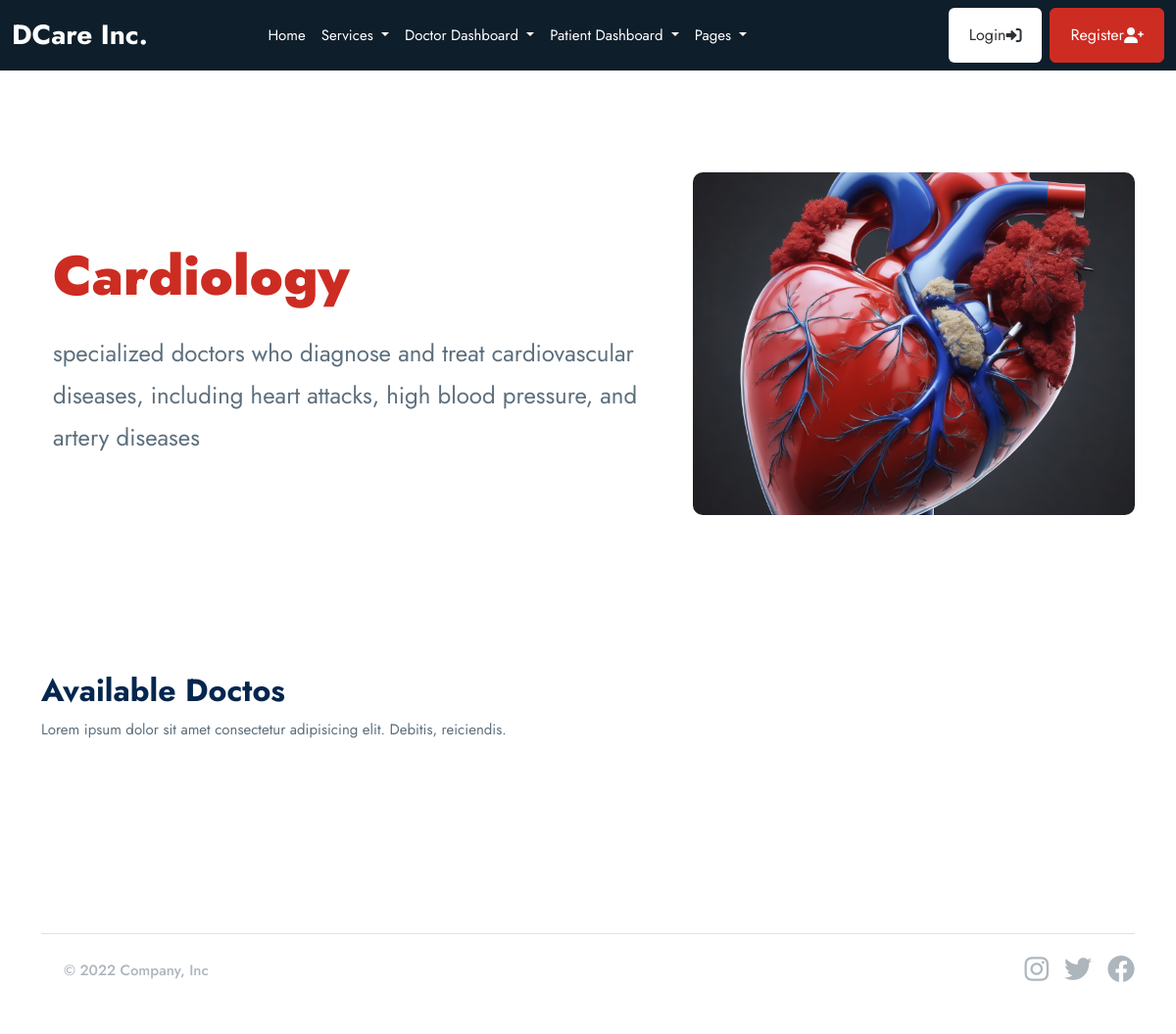
The page /service/1/ on the database its author committed.
### base/models.py (models this page shows, shortened)
class Service(models.Model):
    image = models.FileField(upload_to="images",null=True, blank= True)
    name=models.CharField(max_length=255)
    description=models.TextField(blank=True, null=True)
    cost=models.DecimalField(max_digits=10,decimal_places=2)
    available_doctors=models.ManyToManyField(doctor_models.Doctor, blank = True)

### base/views.py (the view)
# urls.py: path("service/<int:service_id>/",views.service_detail,name="service_detail"),
def service_detail(request, service_id):
    service = base_models.Service.objects.get(id=service_id)
    context = {
        "service": service
    }
    return render(request, "base/service_detail.html", context)

### templates/base/service_detail.html (shortened to what this page needs)
{% extends 'partials/base.html' %}
{% block content %}
        <section class="container">
            <div class="row d-flex justify-content-center align-items-center">
                <div class="col-12 col-lg-7 p-4 rounded-3 bg-white">
                    <h1 class="display-4 fw-bold mt-5">
                        <span class="text-primary"><b>{{ service.name }}</b></span>
                    </h1>
                    <p class="fs-4 mt-4">{{ service.description }}</p>
                </div>
                <div class="col-12 col-lg-5">
                    <img class="img-fluid mt-4" style="width: 100%; height: 350px; object-fit: cover; border-radius: 10px" src="{{ service.image.url }}" alt="" />
                </div>
            </div>
        </section>
        <section class="container">
            <div class="">
                <h2 class="">Available Doctos</h2>
                <p>Lorem ipsum dolor sit amet consectetur adipisicing elit. Debitis, reiciendis.</p>
            </div>
        </section>
{% endblock content %}

### rows shown on the page
Service: name "Cardiology", description "specialized doctors who diagnose and treat cardiovascular diseases, including heart attacks, high blood pressure, and artery diseases", image (picture)
